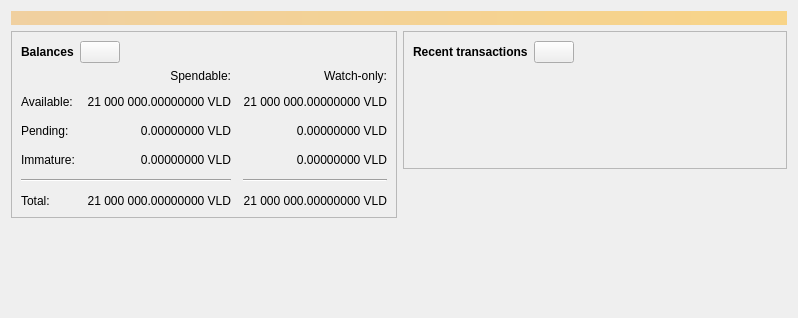
<?xml version="1.0" encoding="UTF-8"?>
<ui version="4.0">
 <class>OverviewPage</class>
 <widget class="QWidget" name="OverviewPage">
  <property name="geometry">
   <rect>
    <x>0</x>
    <y>0</y>
    <width>798</width>
    <height>318</height>
   </rect>
  </property>
  <property name="windowTitle">
   <string>Form</string>
  </property>
  <layout class="QVBoxLayout" name="topLayout">
   <item>
    <widget class="QLabel" name="labelAlerts">
     <property name="visible">
      <bool>false</bool>
     </property>
     <property name="styleSheet">
      <string notr="true">QLabel { background-color: qlineargradient(x1: 0, y1: 0, x2: 1, y2: 0, stop:0 #F0D0A0, stop:1 #F8D488); color:#000000; }</string>
     </property>
     <property name="wordWrap">
      <bool>true</bool>
     </property>
     <property name="margin">
      <number>3</number>
     </property>
     <property name="textInteractionFlags">
      <set>Qt::TextSelectableByMouse</set>
     </property>
    </widget>
   </item>
   <item>
    <layout class="QHBoxLayout" name="horizontalLayout" stretch="1,1">
     <item>
      <layout class="QVBoxLayout" name="verticalLayout_2">
       <item>
        <widget class="QFrame" name="frame">
         <property name="frameShape">
          <enum>QFrame::StyledPanel</enum>
         </property>
         <property name="frameShadow">
          <enum>QFrame::Raised</enum>
         </property>
         <layout class="QVBoxLayout" name="verticalLayout_4">
          <item>
           <layout class="QHBoxLayout" name="horizontalLayout_4">
            <item>
             <widget class="QLabel" name="label_5">
              <property name="font">
               <font>
                <weight>75</weight>
                <bold>true</bold>
               </font>
              </property>
              <property name="text">
               <string>Balances</string>
              </property>
             </widget>
            </item>
            <item>
             <widget class="QPushButton" name="labelWalletStatus">
              <property name="enabled">
               <bool>true</bool>
              </property>
              <property name="maximumSize">
               <size>
                <width>45</width>
                <height>16777215</height>
               </size>
              </property>
              <property name="toolTip">
               <string>The displayed information may be out of date. Your wallet automatically synchronizes with the Valdcoin network after a connection is established, but this process has not completed yet.</string>
              </property>
              <property name="text">
               <string/>
              </property>
              <property name="icon">
               <iconset resource="../valdcoin.qrc">
                <normaloff>:/icons/warning</normaloff>
                <disabledoff>:/icons/warning</disabledoff>:/icons/warning</iconset>
              </property>
              <property name="iconSize">
               <size>
                <width>24</width>
                <height>24</height>
               </size>
              </property>
             </widget>
            </item>
            <item>
             <spacer name="horizontalSpacer_3">
              <property name="orientation">
               <enum>Qt::Horizontal</enum>
              </property>
              <property name="sizeHint" stdset="0">
               <size>
                <width>40</width>
                <height>20</height>
               </size>
              </property>
             </spacer>
            </item>
           </layout>
          </item>
          <item>
           <layout class="QGridLayout" name="gridLayout">
            <property name="spacing">
             <number>12</number>
            </property>
            <item row="2" column="2">
             <widget class="QLabel" name="labelWatchPending">
              <property name="cursor">
               <cursorShape>IBeamCursor</cursorShape>
              </property>
              <property name="toolTip">
               <string>Unconfirmed transactions to watch-only addresses</string>
              </property>
              <property name="text">
               <string notr="true">0.00000000 VLD</string>
              </property>
              <property name="alignment">
               <set>Qt::AlignRight|Qt::AlignTrailing|Qt::AlignVCenter</set>
              </property>
              <property name="textInteractionFlags">
               <set>Qt::LinksAccessibleByMouse|Qt::TextSelectableByKeyboard|Qt::TextSelectableByMouse</set>
              </property>
             </widget>
            </item>
            <item row="2" column="1">
             <widget class="QLabel" name="labelUnconfirmed">
              <property name="cursor">
               <cursorShape>IBeamCursor</cursorShape>
              </property>
              <property name="toolTip">
               <string>Total of transactions that have yet to be confirmed, and do not yet count toward the spendable balance</string>
              </property>
              <property name="text">
               <string notr="true">0.00000000 VLD</string>
              </property>
              <property name="alignment">
               <set>Qt::AlignRight|Qt::AlignTrailing|Qt::AlignVCenter</set>
              </property>
              <property name="textInteractionFlags">
               <set>Qt::LinksAccessibleByMouse|Qt::TextSelectableByKeyboard|Qt::TextSelectableByMouse</set>
              </property>
             </widget>
            </item>
            <item row="3" column="2">
             <widget class="QLabel" name="labelWatchImmature">
              <property name="cursor">
               <cursorShape>IBeamCursor</cursorShape>
              </property>
              <property name="toolTip">
               <string>Mined balance in watch-only addresses that has not yet matured</string>
              </property>
              <property name="text">
               <string notr="true">0.00000000 VLD</string>
              </property>
              <property name="alignment">
               <set>Qt::AlignRight|Qt::AlignTrailing|Qt::AlignVCenter</set>
              </property>
              <property name="textInteractionFlags">
               <set>Qt::LinksAccessibleByMouse|Qt::TextSelectableByKeyboard|Qt::TextSelectableByMouse</set>
              </property>
             </widget>
            </item>
            <item row="4" column="0" colspan="2">
             <widget class="Line" name="line">
              <property name="orientation">
               <enum>Qt::Horizontal</enum>
              </property>
             </widget>
            </item>
            <item row="4" column="2">
             <widget class="Line" name="lineWatchBalance">
              <property name="sizePolicy">
               <sizepolicy hsizetype="Preferred" vsizetype="Fixed">
                <horstretch>0</horstretch>
                <verstretch>0</verstretch>
               </sizepolicy>
              </property>
              <property name="minimumSize">
               <size>
                <width>140</width>
                <height>0</height>
               </size>
              </property>
              <property name="orientation">
               <enum>Qt::Horizontal</enum>
              </property>
             </widget>
            </item>
            <item row="5" column="0">
             <widget class="QLabel" name="labelTotalText">
              <property name="text">
               <string>Total:</string>
              </property>
             </widget>
            </item>
            <item row="3" column="1">
             <widget class="QLabel" name="labelImmature">
              <property name="cursor">
               <cursorShape>IBeamCursor</cursorShape>
              </property>
              <property name="toolTip">
               <string>Mined balance that has not yet matured</string>
              </property>
              <property name="text">
               <string notr="true">0.00000000 VLD</string>
              </property>
              <property name="alignment">
               <set>Qt::AlignRight|Qt::AlignTrailing|Qt::AlignVCenter</set>
              </property>
              <property name="textInteractionFlags">
               <set>Qt::LinksAccessibleByMouse|Qt::TextSelectableByKeyboard|Qt::TextSelectableByMouse</set>
              </property>
             </widget>
            </item>
            <item row="2" column="3">
             <spacer name="horizontalSpacer_2">
              <property name="orientation">
               <enum>Qt::Horizontal</enum>
              </property>
              <property name="sizeHint" stdset="0">
               <size>
                <width>40</width>
                <height>20</height>
               </size>
              </property>
             </spacer>
            </item>
            <item row="3" column="0">
             <widget class="QLabel" name="labelImmatureText">
              <property name="text">
               <string>Immature:</string>
              </property>
             </widget>
            </item>
            <item row="5" column="1">
             <widget class="QLabel" name="labelTotal">
              <property name="cursor">
               <cursorShape>IBeamCursor</cursorShape>
              </property>
              <property name="toolTip">
               <string>Your current total balance</string>
              </property>
              <property name="text">
               <string notr="true">21 000 000.00000000 VLD</string>
              </property>
              <property name="alignment">
               <set>Qt::AlignRight|Qt::AlignTrailing|Qt::AlignVCenter</set>
              </property>
              <property name="textInteractionFlags">
               <set>Qt::LinksAccessibleByMouse|Qt::TextSelectableByKeyboard|Qt::TextSelectableByMouse</set>
              </property>
             </widget>
            </item>
            <item row="5" column="2">
             <widget class="QLabel" name="labelWatchTotal">
              <property name="cursor">
               <cursorShape>IBeamCursor</cursorShape>
              </property>
              <property name="toolTip">
               <string>Current total balance in watch-only addresses</string>
              </property>
              <property name="text">
               <string notr="true">21 000 000.00000000 VLD</string>
              </property>
              <property name="alignment">
               <set>Qt::AlignRight|Qt::AlignTrailing|Qt::AlignVCenter</set>
              </property>
              <property name="textInteractionFlags">
               <set>Qt::LinksAccessibleByMouse|Qt::TextSelectableByKeyboard|Qt::TextSelectableByMouse</set>
              </property>
             </widget>
            </item>
            <item row="0" column="2">
             <widget class="QLabel" name="labelWatchonly">
              <property name="text">
               <string>Watch-only:</string>
              </property>
              <property name="alignment">
               <set>Qt::AlignRight|Qt::AlignTrailing|Qt::AlignVCenter</set>
              </property>
             </widget>
            </item>
            <item row="1" column="0">
             <widget class="QLabel" name="labelBalanceText">
              <property name="text">
               <string>Available:</string>
              </property>
             </widget>
            </item>
            <item row="1" column="1">
             <widget class="QLabel" name="labelBalance">
              <property name="cursor">
               <cursorShape>IBeamCursor</cursorShape>
              </property>
              <property name="toolTip">
               <string>Your current spendable balance</string>
              </property>
              <property name="text">
               <string notr="true">21 000 000.00000000 VLD</string>
              </property>
              <property name="alignment">
               <set>Qt::AlignRight|Qt::AlignTrailing|Qt::AlignVCenter</set>
              </property>
              <property name="textInteractionFlags">
               <set>Qt::LinksAccessibleByMouse|Qt::TextSelectableByKeyboard|Qt::TextSelectableByMouse</set>
              </property>
             </widget>
            </item>
            <item row="1" column="2">
             <widget class="QLabel" name="labelWatchAvailable">
              <property name="cursor">
               <cursorShape>IBeamCursor</cursorShape>
              </property>
              <property name="toolTip">
               <string>Your current balance in watch-only addresses</string>
              </property>
              <property name="text">
               <string notr="true">21 000 000.00000000 VLD</string>
              </property>
              <property name="alignment">
               <set>Qt::AlignRight|Qt::AlignTrailing|Qt::AlignVCenter</set>
              </property>
              <property name="textInteractionFlags">
               <set>Qt::LinksAccessibleByMouse|Qt::TextSelectableByKeyboard|Qt::TextSelectableByMouse</set>
              </property>
             </widget>
            </item>
            <item row="2" column="0">
             <widget class="QLabel" name="labelPendingText">
              <property name="text">
               <string>Pending:</string>
              </property>
             </widget>
            </item>
            <item row="0" column="1">
             <widget class="QLabel" name="labelSpendable">
              <property name="text">
               <string>Spendable:</string>
              </property>
              <property name="alignment">
               <set>Qt::AlignRight|Qt::AlignTrailing|Qt::AlignVCenter</set>
              </property>
             </widget>
            </item>
           </layout>
          </item>
         </layout>
        </widget>
       </item>
       <item>
        <spacer name="verticalSpacer">
         <property name="orientation">
          <enum>Qt::Vertical</enum>
         </property>
         <property name="sizeHint" stdset="0">
          <size>
           <width>20</width>
           <height>40</height>
          </size>
         </property>
        </spacer>
       </item>
      </layout>
     </item>
     <item>
      <layout class="QVBoxLayout" name="verticalLayout_3">
       <item>
        <widget class="QFrame" name="frame_2">
         <property name="frameShape">
          <enum>QFrame::StyledPanel</enum>
         </property>
         <property name="frameShadow">
          <enum>QFrame::Raised</enum>
         </property>
         <layout class="QVBoxLayout" name="verticalLayout">
          <item>
           <layout class="QHBoxLayout" name="horizontalLayout_2">
            <item>
             <widget class="QLabel" name="label_4">
              <property name="font">
               <font>
                <weight>75</weight>
                <bold>true</bold>
               </font>
              </property>
              <property name="text">
               <string>Recent transactions</string>
              </property>
             </widget>
            </item>
            <item>
             <widget class="QPushButton" name="labelTransactionsStatus">
              <property name="enabled">
               <bool>true</bool>
              </property>
              <property name="maximumSize">
               <size>
                <width>45</width>
                <height>16777215</height>
               </size>
              </property>
              <property name="toolTip">
               <string>The displayed information may be out of date. Your wallet automatically synchronizes with the Valdcoin network after a connection is established, but this process has not completed yet.</string>
              </property>
              <property name="text">
               <string/>
              </property>
              <property name="icon">
               <iconset resource="../valdcoin.qrc">
                <normaloff>:/icons/warning</normaloff>
                <disabledoff>:/icons/warning</disabledoff>:/icons/warning</iconset>
              </property>
              <property name="iconSize">
               <size>
                <width>24</width>
                <height>24</height>
               </size>
              </property>
             </widget>
            </item>
            <item>
             <spacer name="horizontalSpacer">
              <property name="orientation">
               <enum>Qt::Horizontal</enum>
              </property>
              <property name="sizeHint" stdset="0">
               <size>
                <width>40</width>
                <height>20</height>
               </size>
              </property>
             </spacer>
            </item>
           </layout>
          </item>
          <item>
           <widget class="TransactionOverviewWidget" name="listTransactions">
            <property name="styleSheet">
             <string notr="true">QListView { background: transparent; }</string>
            </property>
            <property name="frameShape">
             <enum>QFrame::NoFrame</enum>
            </property>
            <property name="verticalScrollBarPolicy">
             <enum>Qt::ScrollBarAlwaysOff</enum>
            </property>
            <property name="horizontalScrollBarPolicy">
             <enum>Qt::ScrollBarAlwaysOff</enum>
            </property>
            <property name="sizeAdjustPolicy">
             <enum>QAbstractScrollArea::AdjustToContents</enum>
            </property>
            <property name="selectionMode">
             <enum>QAbstractItemView::NoSelection</enum>
            </property>
            <property name="uniformItemSizes">
             <bool>true</bool>
            </property>
           </widget>
          </item>
         </layout>
        </widget>
       </item>
       <item>
        <spacer name="verticalSpacer_2">
         <property name="orientation">
          <enum>Qt::Vertical</enum>
         </property>
         <property name="sizeHint" stdset="0">
          <size>
           <width>20</width>
           <height>40</height>
          </size>
         </property>
        </spacer>
       </item>
      </layout>
     </item>
    </layout>
   </item>
  </layout>
 </widget>
 <customwidgets>
  <customwidget>
   <class>TransactionOverviewWidget</class>
   <extends>QListView</extends>
   <header>qt/transactionoverviewwidget.h</header>
  </customwidget>
 </customwidgets>
 <resources/>
 <connections/>
</ui>
